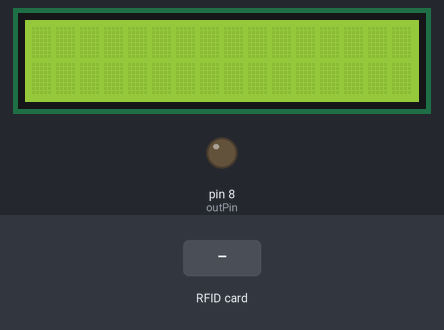
Simulated run of this sketch. Board: Arduino Uno, built with avr-gcc and run on an emulated ATmega328P. On the bench: 16×2 character LCD, output pins drawn as LEDs (lit = HIGH). The inputs (shaded band) are chosen by the test bench. Pins used as bus, display or sensor lines are not drawn; what the sketch prints to the serial monitor is not drawn.

Above: at 1.3 s.
1.4 s: RFID card 5E 7A 19 C4 held to the reader
At 1.5 s:
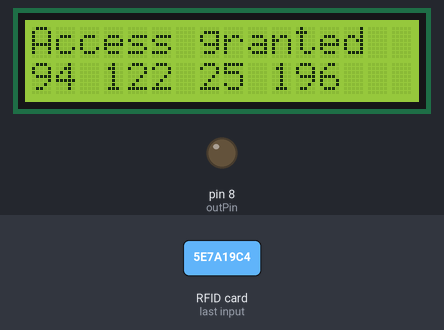
At 2.3 s:
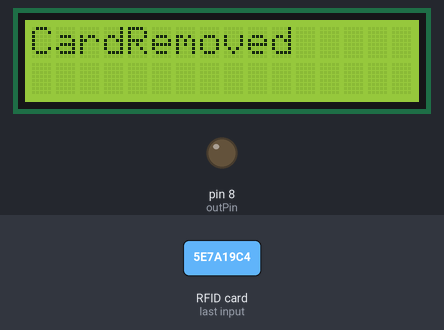
Timing chart, 0 to 4.4 s (numbered marks = the images above; inputs shaded):
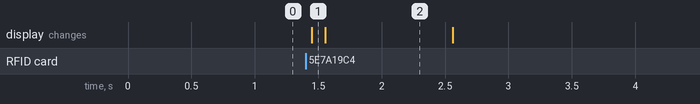

Measured:
- after the input at 1.4 s, the display: changes after 0.05 s (image 1)
- what the display in image 2 shows lasts 1.0 s, from 1.6 s to 2.6 s

The sketch:

readModule.ino
```cpp
#include <ArduinoSTL.h> //Các thư viện để sử dụng module RFID
#include <map>
#include <SPI.h>
#include <MFRC522.h>

#include <Wire.h> //Gọi thư viện I2C để sử dụng các thư viện I2C
#include <LiquidCrystal_I2C.h> //Thư viện LCD I2C

#define SS_PIN 10
#define RST_PIN 9

String THISROOM = "Room 602";
const int outPin = 8;
LiquidCrystal_I2C lcd(0x27, 16, 2); //Khai báo địa chỉ I2C (0x27 or 0x3F) và LCD 16x02
std::map<String, String> roomNumbers = {
  {"162 191 249 33", "Room 602" },
  {"10 223 136 23", "Room 603"}
};

MFRC522 mfrc522(SS_PIN, RST_PIN); // Khởi tạo đối tượng MFRC522

void setup() {
  Serial.begin(9600); // Mở cổng Serial
  SPI.begin();  // Thiết lập các chân và thanh ghi theo SPI example
  mfrc522.PCD_Init(); // Khởi tạo module giao tiếp với RFID

  pinMode(outPin, OUTPUT); // Khai báo chân gửi tín hiệu ra

  lcd.init(); //Khởi tạo màn hình LCD
  lcd.backlight(); //Bật đèn màn hình lCD
}

uint8_t buf[10] = {};
MFRC522::Uid id;
MFRC522::Uid id2;
bool is_card_present = false;
uint8_t control = 0x00;
String HexToString(uint8_t *data, uint8_t length) // converts 8-bit data to a string in decimal with leading zeroes
{
  String result = "";
  char tmp[16];
  for (int i = 0; i < length; i++) {
    sprintf(tmp, "%u", data[i]);
    result += tmp;
    if (i != length - 1) {
      result += " ";
    }
  }
  return result;
}
//*****************************************************************************************//
void cpid(MFRC522::Uid *id) {
  memset(id, 0, sizeof(MFRC522::Uid));
  memcpy(id->uidByte, mfrc522.uid.uidByte, mfrc522.uid.size);
  id->size = mfrc522.uid.size;
  id->sak = mfrc522.uid.sak;
}

void loop() {
  MFRC522::MIFARE_Key key;
  for (byte i = 0; i < 6; i++) key.keyByte[i] = 0xFF;
  MFRC522::StatusCode status;

  // Look for new cards
  if ( !mfrc522.PICC_IsNewCardPresent()) {
    return;
  }
  if ( !mfrc522.PICC_ReadCardSerial()) {
    return;
  }

  bool result = true;
  uint8_t buf_len = 4;
  cpid(&id);
  String card_uid = HexToString(id.uidByte, id.size);
  Serial.print("Card UID: ");
  Serial.print(card_uid);
  Serial.println("");
  Serial.println(roomNumbers[card_uid]);


  //TODO: CHECK IF THE CARD UID IS VALID
  if (card_uid) {
    Serial.println("This card uid: ");

    lcd.setCursor(0, 0);
    lcd.print("Access granted");
    Serial.println(card_uid);
    lcd.setCursor(0, 1);
    lcd.print(card_uid);
  }
  while (true) {
    Serial.println("Card is still here");
    control = 0;
    for (int i = 0; i < 3; i++) {
      if (!mfrc522.PICC_IsNewCardPresent()) {
        if (mfrc522.PICC_ReadCardSerial()) {
          control |= 0x16;
        }
        if (mfrc522.PICC_ReadCardSerial()) {
          control |= 0x16;
        }
        control += 0x1;
      }
      control += 0x4;
    }

    if (control == 13 || control == 14) {
      // thẻ nằm trong phạm vi của đầu đọc
      digitalWrite(outPin, HIGH);
    } else {
      digitalWrite(outPin, LOW);
      break;
    }
  }
  Serial.println("CardRemoved");
  lcd.clear();
  lcd.setCursor(0, 0);
  lcd.print("CardRemoved");
  delay(1000);
  lcd.clear();
  mfrc522.PICC_HaltA(); // dừng giao tiếp với thẻ RFID hiện tại nằm trong phạm vi của đầu đọc
  mfrc522.PCD_StopCrypto1(); // dừng mọi quy trình xác thực đang hoạt động cho thẻ hiện tại
}
```
